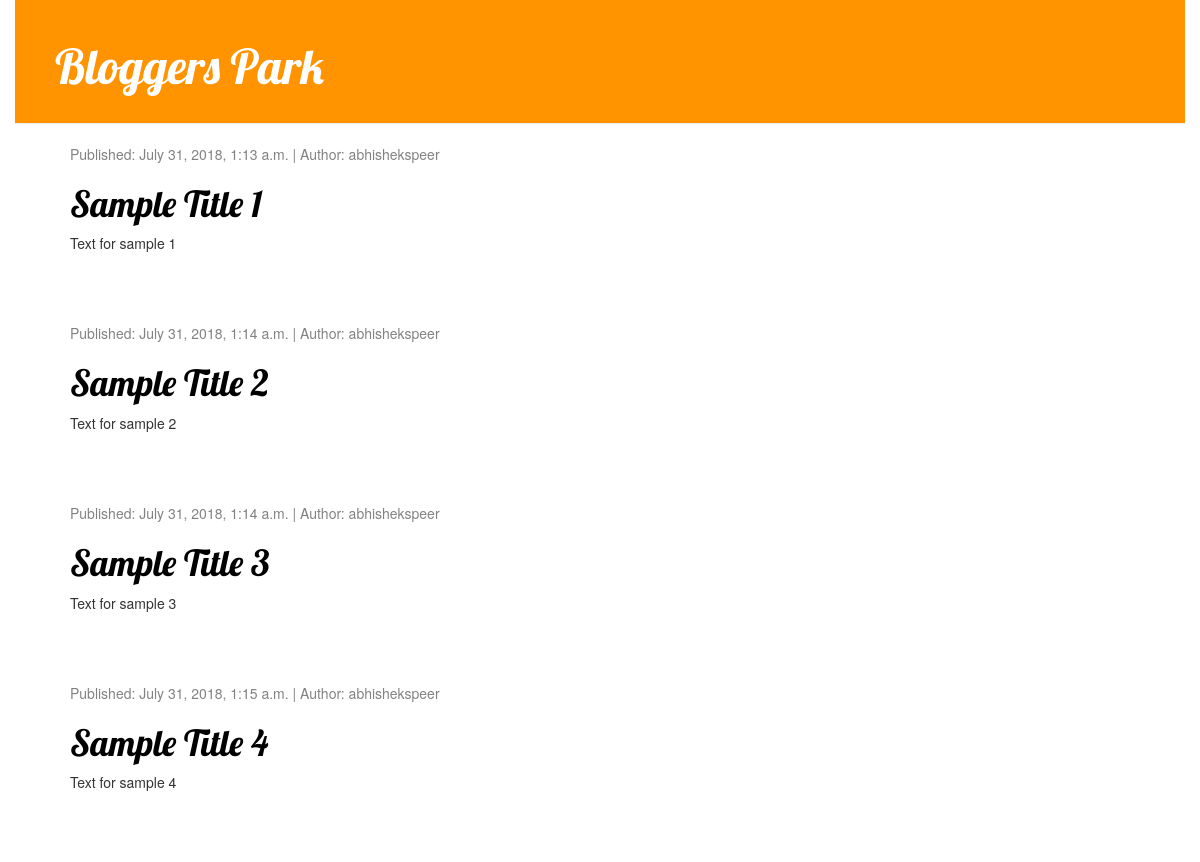
The page / on the database its author committed.
### blog/models.py (models this page shows, shortened)
class Post(models.Model):
    author = models.ForeignKey('auth.User', on_delete=models.CASCADE) # Link to another model
    title = models.CharField(max_length = 200) # CharField for limited text
    text = models.TextField() # TextField for unlimited text
    created_date = models.DateTimeField(default=timezone.now) # DateTimeField for date and time
    published_date = models.DateTimeField(blank=True, null=True)

### blog/views.py (the view)
# urls.py: path('', views.post_list, name = "post_list"),
def post_list(request):
    posts = Post.objects.filter(published_date__lte=timezone.now()).order_by('published_date')
    return render(request, 'blog/post_list.html', {'posts': posts})

### blog/templates/blog/post_list.html
{% extends 'blog/base.html' %}
{% block content %}
    {% for post in posts %}
        <div class="post">
            <div class="date">
                <p>Published: {{ post.published_date }} | Author: {{ post.author.username }}</p>
            </div>
	    <h1><a href="{% url 'post_detail' pk=post.pk %}">{{ post.title }}</a></h1>
            <p>{{ post.text|linebreaksbr }}</p>
        </div>
    {% endfor %}
{% endblock %}

### blog/static/css/blog.css (style rules this page uses)
body { padding-left: 15px; padding-right: 15px; }
h1 a { color: #FCA205; font-family: 'Lobster'; }
h1, h2, h3, h4 { font-family: 'Lobster', cursive; }
.date { color: #828282; }
.post { margin-bottom: 70px; }
.post h1 a, .post h1 a:visited { color: #000000; }

### rows shown on the page
Post: published_date "July 31, 2018, 1:13 a.m.", author.username "abhishekspeer", title "Sample Title 1", text "Text for sample 1"
Post: published_date "July 31, 2018, 1:14 a.m.", author.username "abhishekspeer", title "Sample Title 2", text "Text for sample 2"
Post: published_date "July 31, 2018, 1:14 a.m.", author.username "abhishekspeer", title "Sample Title 3", text "Text for sample 3"
Post: published_date "July 31, 2018, 1:15 a.m.", author.username "abhishekspeer", title "Sample Title 4", text "Text for sample 4"
